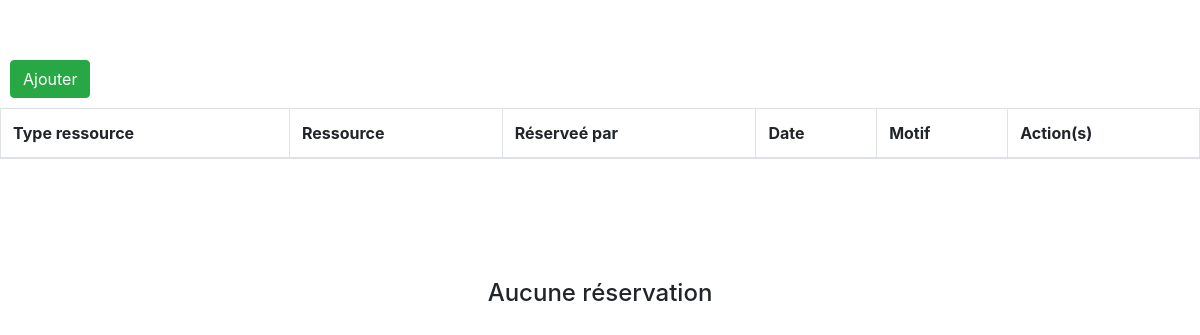
/reservation/, run on an earlier commit of the app's database.
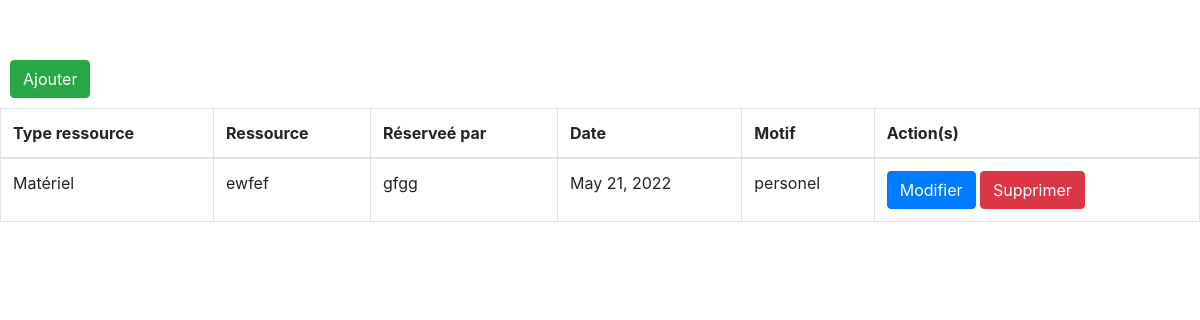
And on a later commit of the database.
### srcApp/models.py (models this page shows)
class Reservation(models.Model):
    reservateur = models.ForeignKey(Personnel, on_delete=models.CASCADE)
    ressource = models.ForeignKey(Ressource, on_delete=models.CASCADE)
    date_de_reservation = models.DateField()
    motif_de_reservation = models.CharField(max_length=255)
    UniqueConstraint(fields=['ressource', 'date_de_reservation'], name='reservation_unique_de_la_ressource_par_date')

class Ressource(models.Model):
    natureRes = models.TextChoices ('Batiment','Matériel')
    codeRess = models.fields.CharField(max_length = 5)
    typeRess = models.fields.CharField(choices=natureRes.choices, max_length=10)
    nomRess = models.fields.CharField(max_length=50)
    def __str__(self):
        return f'{self.nomRess}'

class Personnel(models.Model):
    rolelist = models.TextChoices('Utilisateur', 'Administrateur')
    codePerso = models.fields.CharField(max_length=4)
    nom = models.fields.CharField(max_length=50)
    prenom = models.fields.CharField(max_length=50)
    typePerso = models.ForeignKey(TypePerso, null=True, on_delete=models.SET_NULL)
    dateNaiss = models.fields.IntegerField(
    validators=[MinValueValidator(1900), MaxValueValidator(2004)])
    chefService = models.BooleanField
    role = models.fields.CharField(choices=rolelist.choices, max_length=50)
    account = models.OneToOneField(User, null=True, on_delete=models.CASCADE)
    def __str__(self):
        return f'{self.nom}'

### srcApp/views.py (the view)
# urls.py: path('reservation/', views.reservation, name='reservation'),
def reservation(request):
    datas = Reservation.objects.all()
    return render(request,"reservHome.html", {'datas':datas})

### srcApp/templates/reservHome.html (shortened to what this page needs)
{% extends 'base.html' %}
        {% block content %}
        <div style="display:inline-block">
        <a class="btn btn-success " style="margin:10px" href="{% url 'create_reservation' %}">Ajouter</a>
        </div>
         <table class="table table-bordered mx-auto" >
        <thead>
        <tr>
        <th>Type ressource</th>
        <th>Ressource</th>
        <th>Réserveé par</th>
        <th>Date </th>
        <th>Motif</th>
        <th>Action(s)</th>
        </tr>
        </thead>
        <tbody id="myTable">
        {% for reservation in datas %}
        <tr>
        <td>{{ reservation.ressource.typeRess }}</td>
        <td>{{ reservation.ressource }}</td>
        <td>{{ reservation.reservateur }}</td>
        <td>{{ reservation.date_de_reservation }}</td>
        <td>{{ reservation.motif_de_reservation }}</td>
        <td>
        <div style="display:inline-block">
        <a class="btn btn-primary" href="{% url 'update_reservation' reservation.id %}">Modifier</a>
        <a  class="btn btn-danger" href="{% url 'delete_reservation' reservation.id %}">Supprimer</a>
        </div>
        </td>
        </tr>
        {% endfor %}
        </tbody>
        </table>
        {% if datas|length < 1 %}
        <h4 class="text-center" style="margin-top:10%">Aucune réservation </h4>
        {% endif %}
        {% endblock %}

What changed in the data, as far as the page shows it:
added Reservation: ressource.typeRess "Matériel", ressource "ewfef", reservateur "gfgg", date_de_reservation "May 21, 2022", motif_de_reservation "personel"
Also different on the page:
text no longer shown: "Aucune réservation"
